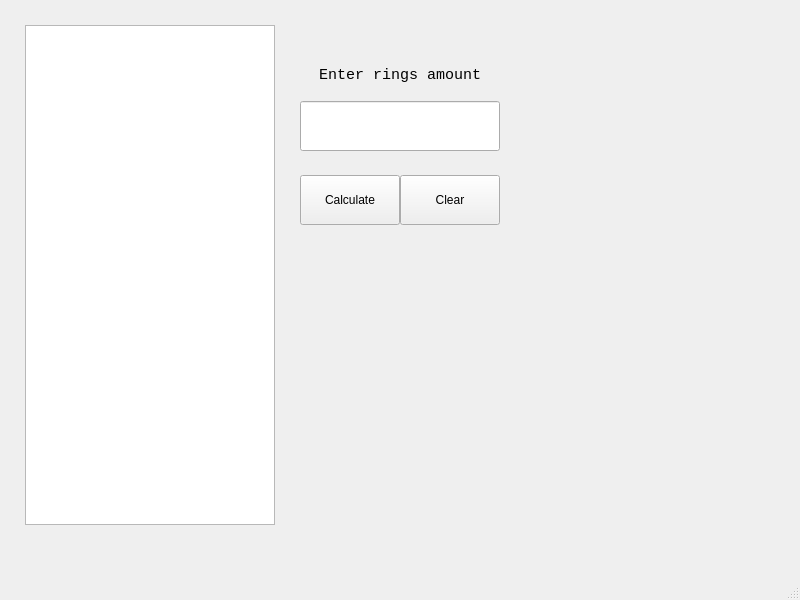
<?xml version="1.0" encoding="UTF-8"?>
<ui version="4.0">
 <class>MainWindow</class>
 <widget class="QMainWindow" name="MainWindow">
  <property name="geometry">
   <rect>
    <x>0</x>
    <y>0</y>
    <width>800</width>
    <height>600</height>
   </rect>
  </property>
  <property name="windowTitle">
   <string>MainWindow</string>
  </property>
  <property name="styleSheet">
   <string notr="true">font: 11pt &quot;Monospace&quot;;</string>
  </property>
  <widget class="QWidget" name="centralwidget">
   <widget class="QLabel" name="label">
    <property name="geometry">
     <rect>
      <x>300</x>
      <y>50</y>
      <width>200</width>
      <height>50</height>
     </rect>
    </property>
    <property name="font">
     <font>
      <family>Monospace</family>
      <pointsize>11</pointsize>
      <italic>false</italic>
      <bold>false</bold>
     </font>
    </property>
    <property name="text">
     <string>Enter rings amount</string>
    </property>
    <property name="alignment">
     <set>Qt::AlignCenter</set>
    </property>
   </widget>
   <widget class="QPushButton" name="solveButton">
    <property name="geometry">
     <rect>
      <x>300</x>
      <y>175</y>
      <width>100</width>
      <height>50</height>
     </rect>
    </property>
    <property name="text">
     <string>Calculate</string>
    </property>
   </widget>
   <widget class="QLineEdit" name="lineEdit">
    <property name="geometry">
     <rect>
      <x>300</x>
      <y>101</y>
      <width>200</width>
      <height>50</height>
     </rect>
    </property>
    <property name="text">
     <string/>
    </property>
   </widget>
   <widget class="QPushButton" name="clearButton">
    <property name="geometry">
     <rect>
      <x>400</x>
      <y>175</y>
      <width>100</width>
      <height>50</height>
     </rect>
    </property>
    <property name="text">
     <string>Clear</string>
    </property>
   </widget>
   <widget class="QTextEdit" name="textEdit">
    <property name="geometry">
     <rect>
      <x>25</x>
      <y>25</y>
      <width>250</width>
      <height>500</height>
     </rect>
    </property>
    <property name="font">
     <font>
      <family>Monospace</family>
      <pointsize>9</pointsize>
      <italic>false</italic>
      <bold>false</bold>
     </font>
    </property>
    <property name="styleSheet">
     <string notr="true">font: 9pt &quot;Monospace&quot;;</string>
    </property>
   </widget>
  </widget>
  <widget class="QMenuBar" name="menubar">
   <property name="geometry">
    <rect>
     <x>0</x>
     <y>0</y>
     <width>800</width>
     <height>23</height>
    </rect>
   </property>
  </widget>
  <widget class="QStatusBar" name="statusbar"/>
 </widget>
 <resources/>
 <connections/>
</ui>
